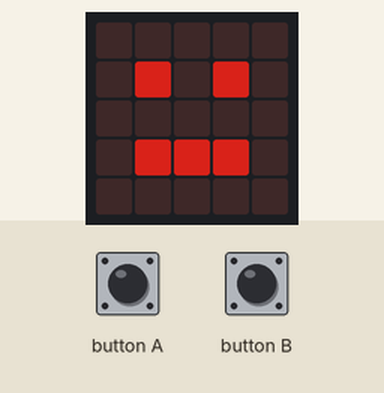
Recording of a program running on a simulated BBC micro:bit running MicroPython. On the bench: the board's 5×5 LED display. Inputs (shaded band) come from the test bench. Dim RGB values are drawn brighter than linear.

Above: at 1.2 s.
1.3 s: button A pressed for 0.15 s
At 1.37 s:
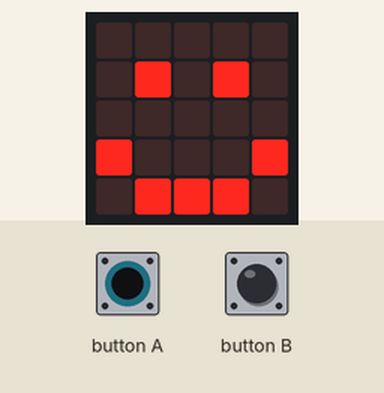
2.9 s: button B pressed for 0.15 s
At 2.97 s:
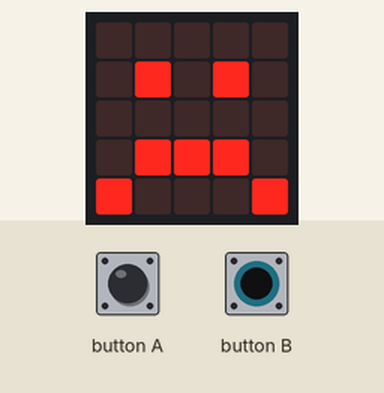
4.5 s: button B pressed for 3.2 s
9.2 s: button A pressed for 3.2 s
At 10.0 s:
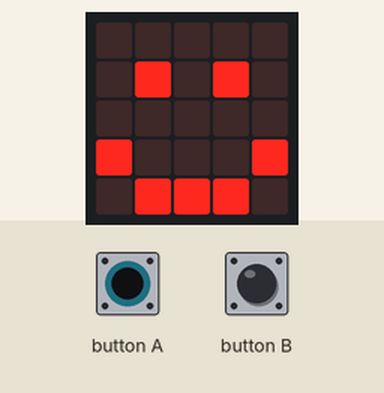
Timing chart, 0 to 12.2 s (numbered marks = the images above; inputs shaded):
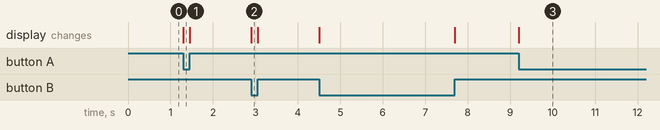

Measured:
- after the input at 1.3 s, the display: changes at once (image 1)
- after the input at 2.9 s, the display: changes at once (image 2)
- after the input at 9.2 s, the display: changes at once (image 3)

The program:

011_image_brightness.py
```python
from microbit import *

# Brightness of a pixel can be 0-off to 9-fully on

face = Image(
  "00000:"
  "05050:"
  "00000:"
  "05550:"
  "00000")

while True:
  while button_a.is_pressed():
    display.show(Image.HAPPY)
  while button_b.is_pressed():
    display.show(Image.SAD)
  display.show(face)

# Extra - Create your own multi brightness pictures
```
